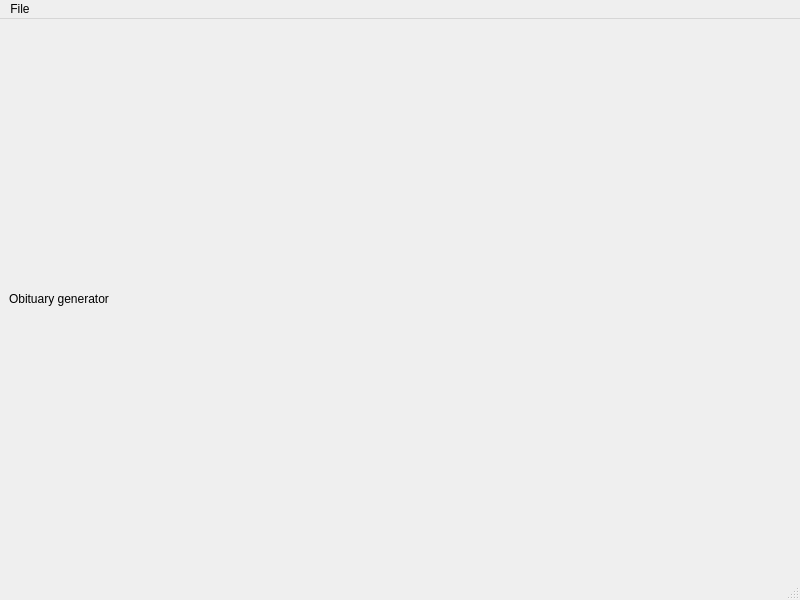
<?xml version="1.0" encoding="UTF-8"?>
<ui version="4.0">
 <class>Obituary</class>
 <widget class="QMainWindow" name="Obituary">
  <property name="geometry">
   <rect>
    <x>0</x>
    <y>0</y>
    <width>800</width>
    <height>600</height>
   </rect>
  </property>
  <property name="windowTitle">
   <string>Nekrolog</string>
  </property>
  <widget class="QWidget" name="centralwidget">
   <layout class="QGridLayout" name="gridLayout">
    <item row="0" column="0">
     <widget class="QLabel" name="label">
      <property name="text">
       <string>Obituary generator</string>
      </property>
     </widget>
    </item>
   </layout>
  </widget>
  <widget class="QMenuBar" name="menubar">
   <property name="geometry">
    <rect>
     <x>0</x>
     <y>0</y>
     <width>800</width>
     <height>22</height>
    </rect>
   </property>
   <widget class="QMenu" name="menuFile">
    <property name="title">
     <string>File</string>
    </property>
   </widget>
   <addaction name="menuFile"/>
  </widget>
  <widget class="QStatusBar" name="statusbar"/>
 </widget>
 <resources/>
 <connections/>
</ui>
